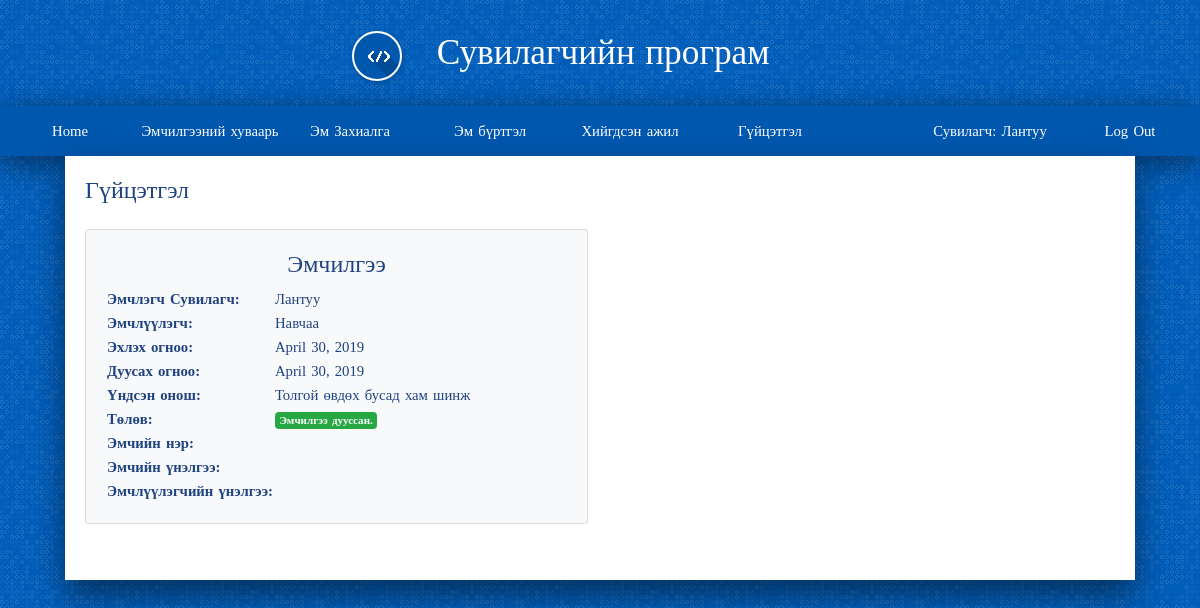
The page /drug/reviews/ (signed in) on the database as committed earlier.
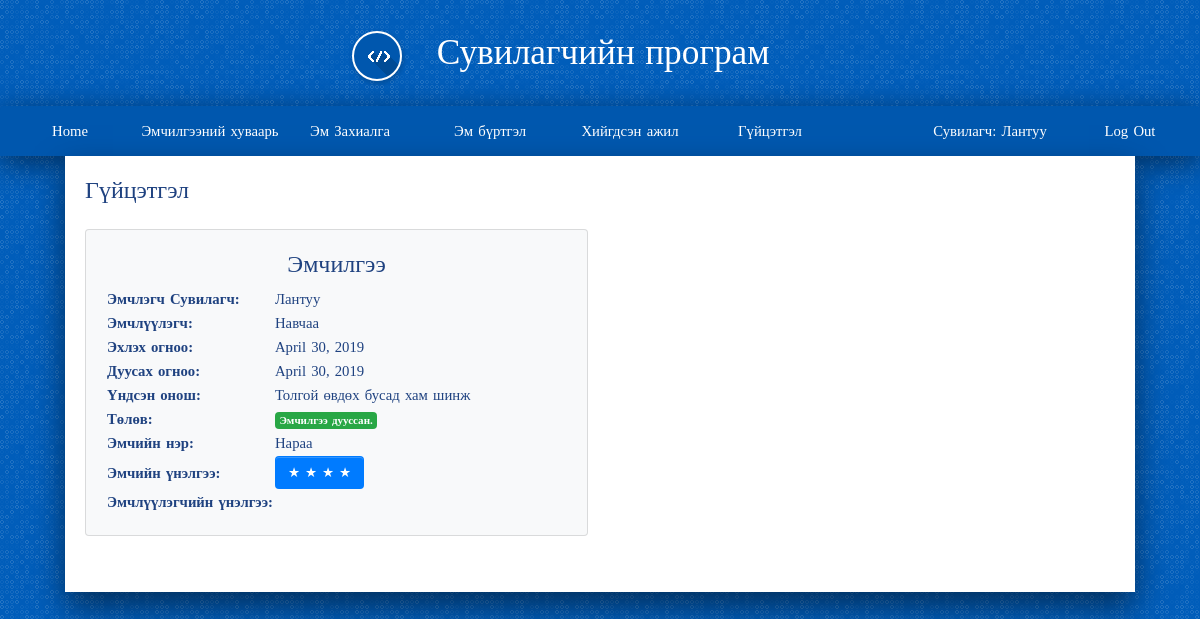
The same page on the database as committed later.
### drug/models.py (models this page shows, shortened)
class Emchilgee(models.Model):
    start_date = models.DateField(default=timezone.now)
    end_date = models.DateField(default=timezone.now)
    worker = models.ForeignKey(Worker, on_delete=models.SET_NULL, null=True, blank=True)
    costumer = models.ForeignKey(Costumer, on_delete=models.SET_NULL, null=True, blank=True)
    onosh = models.ForeignKey(Onosh, on_delete=models.SET_NULL, null=True, blank=True)
    created_date = models.DateField(default=timezone.now)
    def is_started(self):
        return self.start_date <= date.today()
    def is_done(self):
        return self.end_date < date.today()

class Onosh(models.Model):
    category = models.CharField(max_length=200, null=True, blank=True)
    disc = models.CharField(max_length=400, null=True, blank=True)
    code = models.CharField(max_length=20, null=True, blank=True)
    def __str__(self):
        return self.disc

class Doctor_review(models.Model):
    emchilgee = models.IntegerField(default=0)
    doctor = models.ForeignKey(Worker, on_delete=models.SET_NULL, null=True, blank=True)
    review = models.IntegerField(default=1)

### account/models.py (models this page shows, shortened)
class Worker(models.Model):
    user            = models.OneToOneField(User, on_delete=models.CASCADE, primary_key=True, related_name='worker')
    firstname       = models.CharField(max_length=200)
    lastname        = models.CharField(max_length=200)
    register        = models.CharField(max_length=200)
    gender          = models.ForeignKey(Gender,on_delete=models.SET_NULL, null=True, blank=True)
    age             = models.IntegerField(null=True, blank=True)
    degree          = models.ForeignKey(Degree, on_delete=models.SET_NULL, null=True, blank=True)
    position        = models.ForeignKey(Position, on_delete=models.SET_NULL, null=True, blank=True)
    def __str__(self):
        return self.firstname
    def is_doctor(self):
        return self.position.name == "Эмч"

class Costumer(models.Model):
    user            = models.OneToOneField(User, on_delete=models.CASCADE, primary_key=True, related_name='costumer')
    firstname       = models.CharField(max_length=200)
    lastname        = models.CharField(max_length=200)
    register        = models.CharField(max_length=200)
    gender          = models.ForeignKey(Gender,on_delete=models.SET_NULL, null=True, blank=True)
    age             = models.IntegerField(null=True, blank=True)
    description     = models.CharField(max_length=200)
    def __str__(self):
        return self.firstname

### drug/views.py (the view)
def reviews(request, template_name='drug/reviews.html'):
    data = {}
    temp = []
    today = date.today()
    doctor_review = Doctor_review.objects.all()
    costumer_review = Costumer_review.objects.all()
    emchilgee = Emchilgee.objects.filter(worker = request.user.worker)
    for item in emchilgee:
        if item.end_date < today:
            temp.append(item)
    emchilgee = temp
    data['costumer_review'] = costumer_review
    data['doctor_review'] = doctor_review
    data['emchilgee'] = emchilgee
    return render(request, template_name, data)

### drug/templates/drug/reviews.html (shortened to what this page needs)
{% extends 'base.html' %}
{% load staticfiles %}
{% load bootstrap3 %}
{% block content %}
<h4>Гүйцэтгэл</h4>
<div class="split split2">
  {% for items in emchilgee %}
    <div class="card bg-light my-3">
      <div class="card-body text-left">
        <h4 class="text-center"> Эмчилгээ </h4>
        <table>
          <tbody>
            <tr>
              <th> Эмчлэгч  Сувилагч: </th>
              <td> {{ items.worker }} </td>
            </tr>
            <tr>
              <th> Эмчлүүлэгч: </th>
              <td> {{ items.costumer }} </td>
            </tr>
            <tr>
              <th> Эхлэх огноо: </th>
              <td> {{ items.start_date }} </td>
            </tr>
            <tr>
              <th> Дуусах огноо: </th>
              <td> {{ items.end_date }} </td>
            </tr>
            <tr>
              <th> Үндсэн онош: </th>
              <td> {{ items.onosh }} </td>
            </tr>
            <tr>
              <th> Төлөв: </th>
              <td>
                {% if items.is_started %}
                  {% if items.is_done %}
                    <span class="badge badge-success">Эмчилгээ дууссан.</span>
                  {% else %}
                    <span class="badge badge-warning">Эмчилгээ хийгдэж байгаа.</span>
                  {% endif %}
                {% else %}
                  <span class="badge badge-danger">Эмчилгээ эхлээгүй.</span>
                {% endif %}
              </td>
            </tr>
            {% if request.user.is_worker %}
              <tr>
                <th> Эмчийн нэр: </th>
                <td>
                  {% for review in doctor_review %}
                    {% if items.id == review.emchilgee %}
                      {{ review.doctor }}
                    {% endif %}
                  {% endfor %}
                </td>
              </tr>
              <tr>
                <th> Эмчийн  үнэлгээ: </th>
                <td>
                  {% for review in doctor_review %}
                    {% if items.id == review.emchilgee %}
                      {% if review.review == 1 %}
                        <a href="#" class="btn btn-danger btn-lg">★</a>
                      {% elif review.review == 2%}
                        <a href="#" class="btn btn-warning btn-lg">★ ★</a>
                      {% elif review.review == 3%}
                        <a href="#" class="btn btn-info btn-lg">★ ★ ★</a>
                      {% elif review.review == 4%}
                        <a href="#" class="btn btn-primary btn-lg">★ ★ ★ ★</a>
                      {% elif review.review == 5 %}
                        <a href="#" class="btn btn-success btn-lg">★ ★ ★ ★ ★</a>
                      {% endif %}
                    {% endif %}
                  {% endfor %}
                </td>
              </tr>
            {% endif %}
            <tr>
              <th> Эмчлүүлэгчийн үнэлгээ: </th>
              <td>
              </td>
            </tr>
          </tbody>
        </table>
      </div>
    </div>
  {% endfor %}
</div>
{% endblock %}

Rows that differ between the two databases and show on the page:
added Doctor_review: doctor "Нараа"
